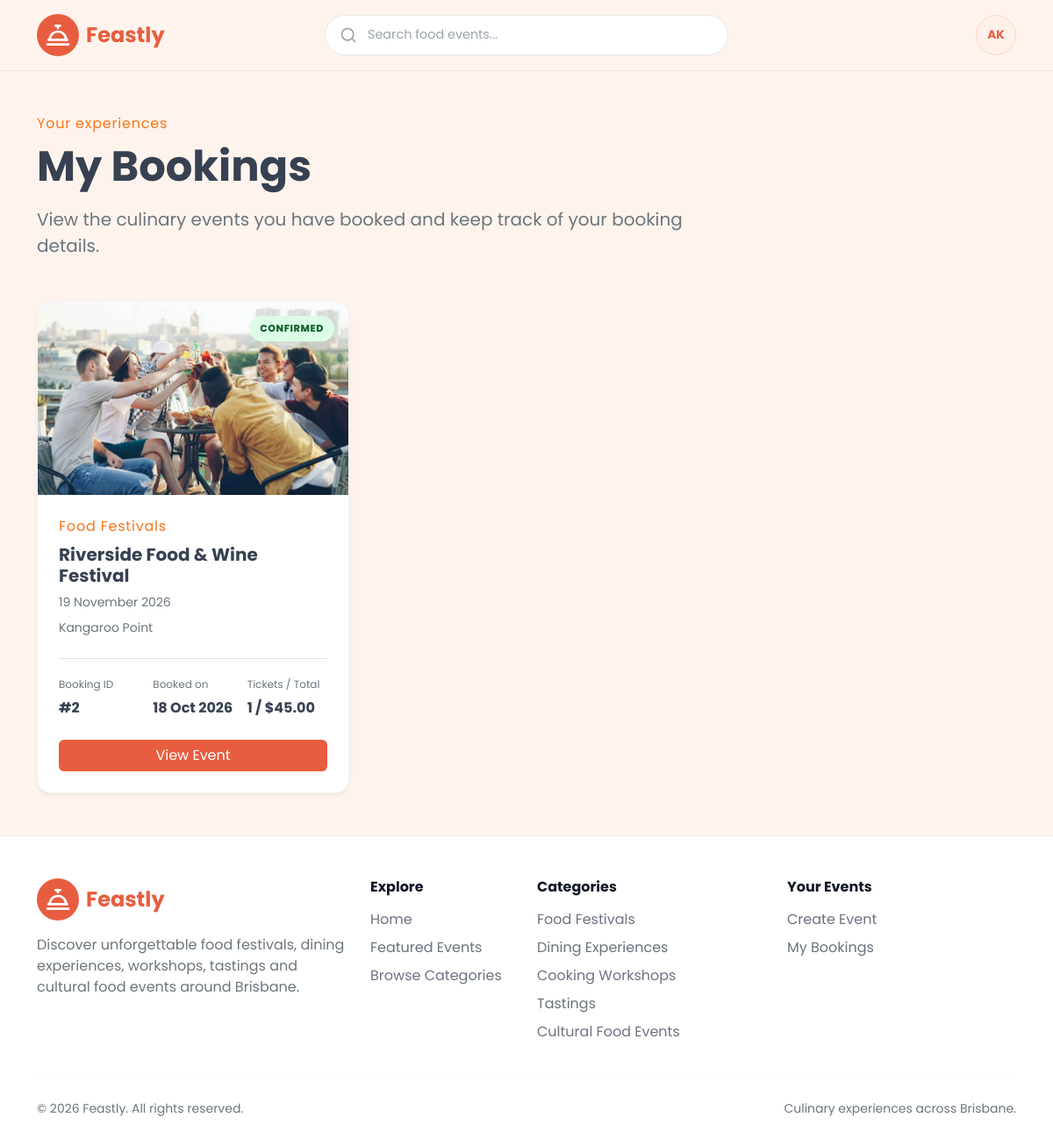
/history/ (signed in), run on the app's committed database.
### app/models.py (models this page shows)
class User(db.Model, UserMixin):
    id = db.Column(db.Integer, primary_key=True)
    first_name = db.Column(db.String(100), nullable=False)
    surname = db.Column(db.String(100), nullable=False)
    email = db.Column(
        db.String(254),
        nullable=False,
        unique=True
    )
    password_hash = db.Column(db.String(255), nullable=False)
    phone = db.Column(db.String(30), nullable=False)
    address = db.Column(db.String(255), nullable=False)
    events = db.relationship(
        'Event',
        back_populates='creator'
    )
    bookings = db.relationship(
        'Booking',
        back_populates='user'
    )
    comments = db.relationship(
        'Comment',
        back_populates='user'
    )

class Booking(db.Model):
    id = db.Column(db.Integer, primary_key=True)
    user_id = db.Column(
        db.Integer,
        db.ForeignKey('user.id'),
        nullable=False
    )
    event_id = db.Column(
        db.Integer,
        db.ForeignKey('event.id'),
        nullable=False
    )
    quantity = db.Column(db.Integer, nullable=False)
    price = db.Column(
        db.Numeric(10, 2),
        nullable=False
    )
    booking_date = db.Column(
        db.DateTime,
        nullable=False,
        default=datetime.utcnow
    )
    user = db.relationship(
        'User',
        back_populates='bookings'
    )
    event = db.relationship(
        'Event',
        back_populates='bookings'
    )
    __table_args__ = (
        db.CheckConstraint(
            'quantity >= 1',
            name='check_booking_quantity_positive'
        ),
        db.CheckConstraint(
            'price > 0',
            name='check_booking_price_positive'
        )
    )

class Event(db.Model):
    id = db.Column(db.Integer, primary_key=True)
    creator_id = db.Column(
        db.Integer,
        db.ForeignKey('user.id'),
        nullable=False
    )
    category_id = db.Column(
        db.Integer,
        db.ForeignKey('category.id'),
        nullable=False
    )
    title = db.Column(db.String(150), nullable=False)
    description = db.Column(db.Text, nullable=False)
    description_embedding = db.Column(db.Text, nullable=True)
    event_date = db.Column(db.DateTime, nullable=False)
    end_time = db.Column(db.Time, nullable=False)
    location = db.Column(db.String(255), nullable=False)
    venue_name = db.Column(db.String(100), nullable=False)
    address = db.Column(db.String(150), nullable=False)
    suburb = db.Column(db.String(100), nullable=False)
    state = db.Column(db.String(3), nullable=False)
    postcode = db.Column(db.String(4), nullable=False)
    price = db.Column(db.Numeric(10, 2), nullable=False)
    capacity = db.Column(db.Integer, nullable=False)
    image_path = db.Column(db.String(255), nullable=False)
    age_suitability = db.Column(
        db.String(20),
        nullable=False,
        default='All Ages'
    )
    dietary_options = db.Column(
        db.String(50),
        nullable=False,
        default='Multiple dietary options'
    )
    additional_details = db.Column(db.Text, nullable=True)
    status = db.Column(
        db.String(20),
        nullable=False,
        default='Open'
    )
    acknowledgement_type = db.Column(
        db.String(20),
        nullable=False,
        default='None'
    )
    acknowledgement_text = db.Column(db.Text, nullable=True)
    creator = db.relationship(
        'User',
        back_populates='events'
    )
    category = db.relationship(
        'Category',
        back_populates='events'
    )
    bookings = db.relationship(
        'Booking',
        back_populates='event'
    )
    comments = db.relationship(
        'Comment',
        back_populates='event'
    )
    __table_args__ = (
        db.CheckConstraint(
            'price > 0',
            name='check_event_price_positive'
        ),
        db.CheckConstraint(
            'capacity > 0',
            name='check_event_capacity_positive'
        ),
        db.CheckConstraint(
            "status IN ('Open', 'Inactive', 'Sold Out', 'Cancelled')",
            name='check_event_status_valid'
        ),
        db.CheckConstraint(
            "acknowledgement_type IN ('None', 'Generic', 'Enhanced')",
            name='check_acknowledgement_type_valid'
        ),
    )

class Category(db.Model):
    id = db.Column(db.Integer, primary_key=True)
    name = db.Column(
        db.String(100),
        nullable=False,
        unique=True
    )
    description = db.Column(db.Text, nullable=True)
    events = db.relationship(
        'Event',
        back_populates='category'
    )

### app/main/views.py (the view)
@main_bp.route('/history/')
@login_required
def booking_history():
    bookings = get_bookings_by_user(current_user.id)
    return render_template(
        'booking-history.html',
        bookings=bookings
    )

### app/templates/booking-history.html (shortened to what this page needs)
{% extends "base.html" %}
{% from "macros.html" import status_badge %}
{% block content %}
<section class="booking-history-heading py-4 py-lg-5">
  <div class="container-xl">
    <div class="row">
      <div class="col-lg-8">
        <span class="featured-category">Your experiences</span>
        <h1 class="display-5 fw-bold mt-2 mb-3">My Bookings</h1>
        <p class="text-secondary fs-5 mb-0">
          View the culinary events you have booked and keep track of your
          booking details.
        </p>
      </div>
    </div>
  </div>
</section>
<section class="pb-5">
  <div class="container-xl">
    <div class="row g-4">
      {% for booking in bookings %}
      <div class="col-md-6 col-xl-4">
        <article class="booking-card-grid bg-white rounded-4 shadow-sm overflow-hidden h-100">
          <div class="position-relative">
            <img src="{{ url_for('static', filename=booking.event.image_path) }}" alt="{{ booking.event.title }}"
              class="booking-card-image w-100 object-fit-cover" />
            <span class="booking-status booking-status--confirmed position-absolute top-0 end-0 m-3">
              CONFIRMED
            </span>
          </div>
          <div class="p-4">
            <span class="featured-category">
              {{ booking.event.category.name }}
            </span>
            <h2 class="h5 fw-bold mt-2 mb-2">
              {{ booking.event.title }}
            </h2>
            <div class="d-flex flex-column gap-2 text-secondary small mb-4">
              <span>{{ booking.event.event_date.strftime('%d %B %Y') }}</span>
              <span>{{ booking.event.location }}</span>
            </div>
            <div class="booking-details-grid border-top pt-3">
              <div>
                <span class="booking-detail-label">Booking ID</span>
                <strong class="d-block mt-1">#{{ booking.id }}</strong>
              </div>
              <div>
                <span class="booking-detail-label">Booked on</span>
                <strong class="d-block mt-1">
                  {{ booking.booking_date.strftime('%d %b %Y') }}
                </strong>
              </div>
              <div>
                <span class="booking-detail-label">Tickets / Total</span>
                <strong class="d-block mt-1">
                  {{ booking.quantity }} / ${{
                  '%.2f'|format(booking.quantity * booking.price) }}
                </strong>
              </div>
            </div>
            <a href="{{ url_for('main.event_detail', event_id=booking.event.id) }}" class="btn feastly-btn w-100 mt-4">
              View Event
            </a>
          </div>
        </article>
      </div>
      {% endfor %}
    </div>
  </div>
</section>
{% endblock content %}

### app/templates/base.html (shortened to what this page needs)
<!doctype html>
<html lang="en">
<head>
  <link href="https://cdn.jsdelivr.net/npm/bootstrap@5.3.8/dist/css/bootstrap.min.css" rel="stylesheet"
 />
  <link rel="stylesheet" href="{{ url_for('static', filename='style/style.css') }}" />
  <link rel="stylesheet" href="https://cdn.jsdelivr.net/npm/bootstrap-icons@1.11.3/font/bootstrap-icons.min.css" />
</head>
<body>
  <header class="site-header py-3">
    <nav class="container-xl feastly-navbar">
      <a href="{{ url_for('main.index') }}" class="d-flex align-items-center gap-2 text-decoration-none">
        <span class="logo-icon d-flex justify-content-center align-items-center rounded-circle">
        </span>
        <span class="logo-text fw-bold fs-4 d-none d-sm-inline">Feastly</span>
      </a>
      <form class="navbar-search" role="search" action="{{ url_for('main.search') }}" method="GET">
        <svg xmlns="http://www.w3.org/2000/svg" width="20" height="20" viewBox="0 0 24 24" fill="none"
          stroke="currentColor" stroke-width="2" stroke-linecap="round" stroke-linejoin="round" aria-hidden="true">
          <circle cx="11" cy="11" r="8"></circle>
          <path d="m21 21-4.35-4.35"></path>
        </svg>
        <input type="search" name="q" value="{{ request.args.get('q', '') }}" placeholder="Search food events..."
          aria-label="Search food events" />
      </form>
      {% if current_user.is_authenticated %}
      <div class="dropdown">
        <button class="navbar-avatar dropdown-toggle" type="button" data-bs-toggle="dropdown" aria-expanded="false"
          aria-label="Open user menu">
          {% if current_user.is_authenticated %} {{
          current_user.first_name[0]|upper }}{{ current_user.surname[0]|upper
          }} {% else %}
          <svg xmlns="http://www.w3.org/2000/svg" width="24" height="24" viewBox="0 0 24 24" fill="none"
            stroke="currentColor" stroke-width="2" stroke-linecap="round" stroke-linejoin="round" aria-hidden="true">
            <circle cx="12" cy="8" r="5"></circle>
            <path d="M20 21a8 8 0 0 0-16 0"></path>
          </svg>
          {% endif %}
        </button>
      </div>
      {% else %}
      <a href="{{ url_for('auth.login') }}" class="navbar-signin text-decoration-none">
        Sign In
      </a>
      {% endif %}
    </nav>
  </header>
  <main>{% block content %}{% endblock %}</main>
  <footer class="page-footer pt-5 pb-4">
    <div class="container-xl">
      <div class="row g-4">
        <div class="col-lg-4 col-md-6">
          <a href="index.html" class="d-inline-flex align-items-center gap-2 text-decoration-none mb-3">
            <span class="logo-icon d-flex justify-content-center align-items-center rounded-circle">
            </span>
            <span class="logo-text fw-bold fs-4">Feastly</span>
          </a>
          <p class="text-secondary mb-0">
            Discover unforgettable food festivals, dining experiences,
            workshops, tastings and cultural food events around Brisbane.
          </p>
        </div>
        <div class="col-6 col-md-3 col-lg-2">
          <h3 class="h6 fw-bold mb-3">Explore</h3>
          <ul class="list-unstyled d-flex flex-column gap-2">
            <li>
              <a href="index.html" class="footer-link text-decoration-none">
                Home
              </a>
            </li>
            <li>
              <a href="#featured" class="footer-link text-decoration-none">
                Featured Events
              </a>
            </li>
            <li>
              <a href="#categories" class="footer-link text-decoration-none">
                Browse Categories
              </a>
            </li>
          </ul>
        </div>
        <div class="col-6 col-md-3 col-lg-3">
          <h3 class="h6 fw-bold mb-3">Categories</h3>
          <ul class="list-unstyled d-flex flex-column gap-2">
            <li>
              <a href="#food-festivals" class="footer-link text-decoration-none">
                Food Festivals
              </a>
            </li>
            <li>
              <a href="#dining-experiences" class="footer-link text-decoration-none">
                Dining Experiences
              </a>
            </li>
            <li>
              <a href="#cooking-workshops" class="footer-link text-decoration-none">
                Cooking Workshops
              </a>
            </li>
            <li>
              <a href="#tastings" class="footer-link text-decoration-none">
                Tastings
              </a>
            </li>
            <li>
              <a href="#cultural-food-events" class="footer-link text-decoration-none">
                Cultural Food Events
              </a>
            </li>
          </ul>
        </div>
        <div class="col-md-6 col-lg-3">
          <h3 class="h6 fw-bold mb-3">Your Events</h3>
          <ul class="list-unstyled d-flex flex-column gap-2">
            <li>
              <a href="create-event.html" class="footer-link text-decoration-none">
                Create Event
              </a>
            </li>
            <li>
              <a href="booking-history.html" class="footer-link text-decoration-none">
                My Bookings
              </a>
            </li>
          </ul>
        </div>
      </div>
      <hr class="my-4" />
      <div class="d-flex flex-column flex-md-row justify-content-between align-items-center gap-2">
        <p class="mb-0 small text-secondary">
          &copy; 2026 Feastly. All rights reserved.
        </p>
        <p class="mb-0 small text-secondary">
          Culinary experiences across Brisbane.
        </p>
      </div>
    </div>
  </footer>
</body>
</html>

### data on the page
User: first_name "A", surname "K"
Booking: image_path (picture), event.category.name "Food Festivals", event "Riverside Food & Wine Festival", event.event_date "19 November 2026", event.location "Kangaroo Point", id "2", booking_date "18 Oct 2026", quantity "1", booking.quantity*booking.price "45.00"
